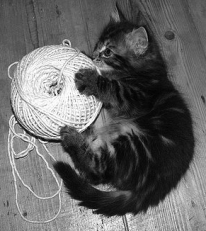
#> input picture compvis1/kitty.bmp, 206 x 231 px
$ python CW1.py
#> lines starting #> are read from the running program, lines starting #| are printed output that depends on the picture
import cv2
import numpy as np

def convolve_3x3(image, kernel):
    # Convert image to float for precision
    image = image.astype(np.float32)
    # Get the dimensions of the image
    height, width = image.shape[:2]

    # Pad the image with zeros on all sides
    padded_image = np.pad(image, ((1, 1), (1, 1), (0, 0)), 'constant', constant_values=0)

    # Create an empty image to store the convolution output
    output = np.zeros((height, width, image.shape[2]))

    # Perform convolution
    for y in range(height):
        for x in range(width):
            for c in range(image.shape[2]):  # Handle each color channel
                # Extract the current region of interest
                region = padded_image[y:y+3, x:x+3, c]
                # Apply the kernel to the region (element-wise multiplication followed by sum)
                output[y, x, c] = np.sum(region * kernel)

    # Normalize the output to ensure the pixel values are valid [0-255]
    output = np.clip(output, 0, 255).astype(np.uint8)

    return output

average_kernel = np.ones((3, 3), np.float32) / 9
weighted_average_kernel = np.array([[1, 2, 1],
                                    [2, 4, 2],
                                    [1, 2, 1]], np.float32) / 16

# Load the image
image = cv2.imread('kitty.bmp')
#> image is the input picture: shape (231, 206, 3); min 1, max 255, mean 102.3

# Apply the average kernel
average_result = convolve_3x3(image, average_kernel)
#> in convolve_3x3, `padded_image = np.pad(image, ((1, 1), (1, 1), (0, 0)), 'constant', con..`:
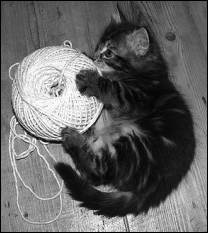
#> padded_image: shape (233, 208, 3) float32; min 0, max 255, mean 100.4

# Apply the weighted average kernel
weighted_average_result = convolve_3x3(image, weighted_average_kernel)

# Display the results
"""cv2.imshow('Original', image)
cv2.imshow('Average Kernel', average_result)
cv2.imshow('Weighted Average Kernel', weighted_average_result)
cv2.waitKey(0)
cv2.destroyAllWindows()"""


# Sobel kernels for horizontal and vertical gradients
sobel_x = np.array([[-1, 0, 1], [-2, 0, 2], [-1, 0, 1]], np.float32)
sobel_y = np.array([[1, 2, 1], [0, 0, 0], [-1, -2, -1]], np.float32)

# Convolve with Sobel kernels
gradient_x = convolve_3x3(image, sobel_x)
#> after the loop in convolve_3x3 (call 3), `for y in range(height):`:
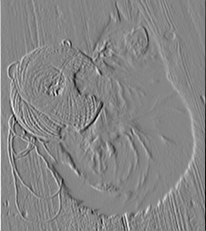
#> output: shape (231, 206, 3) float64; min -746, max 677, mean 0.3; drawn with min black and max white
#> in convolve_3x3 (call 3), `output = np.clip(output, 0, 255).astype(np.uint8)`:
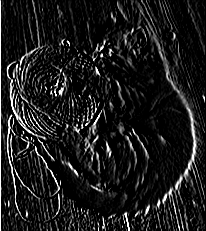
#> output: shape (231, 206, 3); min 0, max 255, mean 28
gradient_y = convolve_3x3(image, sobel_y)
#> after the loop in convolve_3x3 (call 4), `for y in range(height):`:
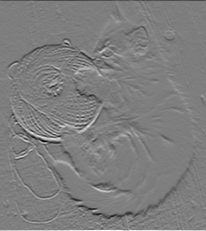
#> output: shape (231, 206, 3) float64; min -877, max 886, mean -1.4; drawn with min black and max white
#> in convolve_3x3 (call 4), `output = np.clip(output, 0, 255).astype(np.uint8)`:
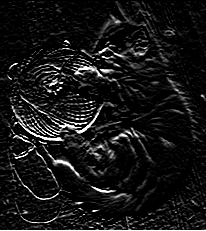
#> output: shape (231, 206, 3); min 0, max 255, mean 22.2

# Compute the gradient magnitude (edge strength)
gradient_magnitude = np.sqrt(np.square(gradient_x.astype(np.float32)) + np.square(gradient_y.astype(np.float32)))
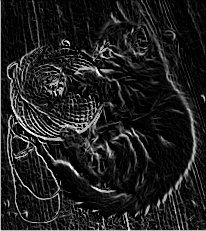
#> gradient_magnitude: shape (231, 206, 3) float32; min 0, max 360.6, mean 44.2; drawn with min black and max white
gradient_magnitude = np.clip(gradient_magnitude, 0, 255).astype(np.uint8)
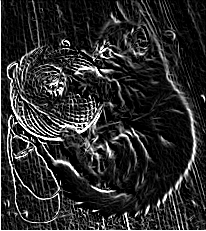
#> gradient_magnitude: shape (231, 206, 3); min 0, max 255, mean 43.6

# Display the gradient images and the gradient magnitude image
#cv2.imshow('Gradient X', gradient_x)
#cv2.imshow('Gradient Y', gradient_y)
cv2.imshow('Edge Strength', gradient_magnitude)
cv2.waitKey(0)
cv2.destroyAllWindows()
